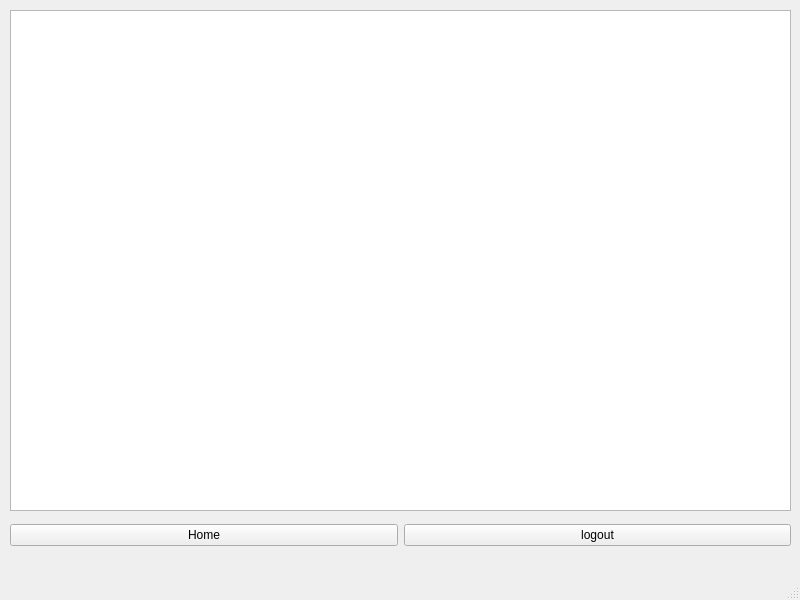
<?xml version="1.0" encoding="UTF-8"?>
<ui version="4.0">
 <class>ViewAllUserPhotosWin</class>
 <widget class="QMainWindow" name="ViewAllUserPhotosWin">
  <property name="geometry">
   <rect>
    <x>0</x>
    <y>0</y>
    <width>800</width>
    <height>600</height>
   </rect>
  </property>
  <property name="windowTitle">
   <string>MainWindow</string>
  </property>
  <widget class="QWidget" name="centralwidget">
   <widget class="QListWidget" name="listWidget">
    <property name="geometry">
     <rect>
      <x>10</x>
      <y>10</y>
      <width>781</width>
      <height>501</height>
     </rect>
    </property>
   </widget>
   <widget class="QWidget" name="">
    <property name="geometry">
     <rect>
      <x>10</x>
      <y>520</y>
      <width>781</width>
      <height>31</height>
     </rect>
    </property>
    <layout class="QHBoxLayout" name="horizontalLayout">
     <item>
      <widget class="QPushButton" name="pushButton_home">
       <property name="text">
        <string>Home</string>
       </property>
      </widget>
     </item>
     <item>
      <widget class="QPushButton" name="pushButton_logout">
       <property name="text">
        <string>logout</string>
       </property>
      </widget>
     </item>
    </layout>
   </widget>
  </widget>
  <widget class="QMenuBar" name="menubar">
   <property name="geometry">
    <rect>
     <x>0</x>
     <y>0</y>
     <width>800</width>
     <height>22</height>
    </rect>
   </property>
  </widget>
  <widget class="QStatusBar" name="statusbar"/>
 </widget>
 <resources/>
 <connections/>
</ui>
